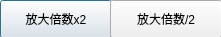
<?xml version="1.0" encoding="UTF-8"?>
<ui version="4.0">
 <class>SettingBar</class>
 <widget class="QDialog" name="SettingBar">
  <property name="geometry">
   <rect>
    <x>0</x>
    <y>0</y>
    <width>221</width>
    <height>37</height>
   </rect>
  </property>
  <property name="windowTitle">
   <string>放大镜设置</string>
  </property>
  <widget class="QPushButton" name="ZoomIn">
   <property name="geometry">
    <rect>
     <x>0</x>
     <y>0</y>
     <width>112</width>
     <height>38</height>
    </rect>
   </property>
   <property name="text">
    <string>放大倍数x2</string>
   </property>
  </widget>
  <widget class="QPushButton" name="ZoomOut">
   <property name="geometry">
    <rect>
     <x>110</x>
     <y>0</y>
     <width>112</width>
     <height>38</height>
    </rect>
   </property>
   <property name="text">
    <string>放大倍数/2</string>
   </property>
  </widget>
 </widget>
 <resources/>
 <connections/>
</ui>
